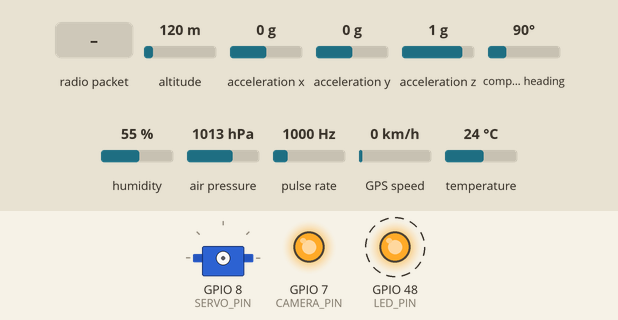
Simulated run of this program. Board: ESP32-S3. Parts: servo, output pins drawn as LEDs (lit = HIGH). Wiring (inferred from the names in the program): pulse sensor: data GPIO 4. Dashed ring = blinking. Inputs (shaded band) come from the test bench; at power-on: altitude 120 m, acceleration x 0 g, acceleration y 0 g, acceleration z 1 g, compass heading 90°, humidity 55 %, air pressure 1013 hPa, pulse rate 1000 Hz, GPS speed 0 km/h, temperature 24 °C. The GPS gets a fix after 3 s at 37.7749, -122.4194 with 8 satellites; servo pulses on a pin are drawn as a servo (544–2400 µs = 0–180°); what the program prints to the serial monitor is not drawn.

Above: at 1.2 s.
1.3 s: radio packet "e" arrives
At 3.5 s:
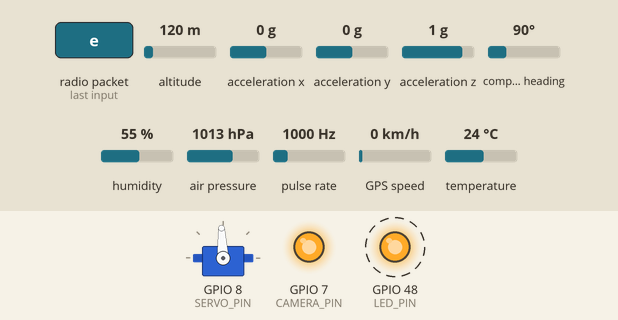
4.8 s: radio packet "c" arrives
At 5.5 s:
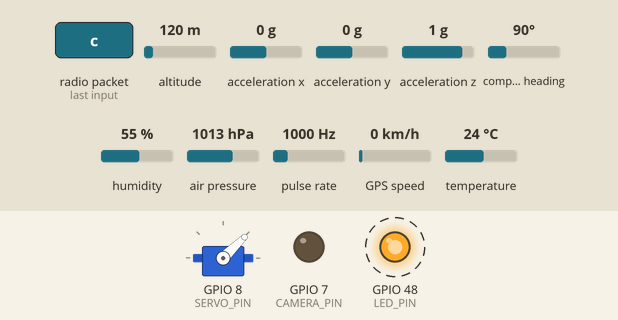
At 8.4 s:
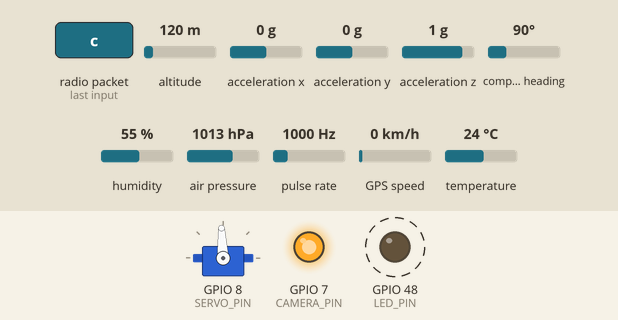
Timing chart, 0 to 22.9 s (numbered marks = the images above; inputs shaded):
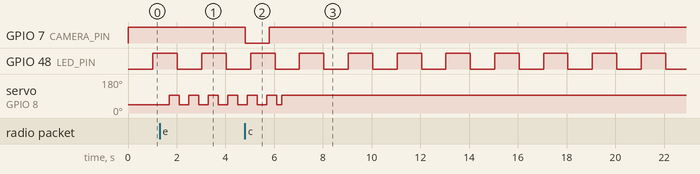

Measured:
- after the input at 1.3 s, servo on GPIO 8 (SERVO_PIN): alternates 93° for 0.40 s and 44° for 0.40 s, starting after 0.40 s
- after the input at 4.8 s, GPIO 7 (CAMERA_PIN): HIGH → LOW at once, → HIGH 1.0 s later
- by itself, GPIO 48 (LED_PIN): alternates HIGH for 1.0 s and LOW for 1.0 s

The program:

main.cpp
```cpp
#include <Arduino.h>
#include <esp_task_wdt.h>
#include <WiFi.h>

#include "config.h"
#include "telemetry.h"
#include "sensors.h"
#include "flight.h"
#include "radio_link.h"
#include "camera.h"

SemaphoreHandle_t dataMutex;
TelemetryData tData;
FlightState flightState = EN_ESPERA;

void TaskSensors(void *pvParameters) {
    esp_task_wdt_add(NULL);
    sensorsInit();

    while (1) {
        esp_task_wdt_reset();

        sensorsUpdate();
        flightUpdate();
        vTaskDelay(pdMS_TO_TICKS(100)); // 10 Hz
    }
}

void TaskLoRa(void *pvParameters) {
    // Init fuera del WDT: con el modulo ausente puede tardar varios segundos
    radioOK = radioInit();
    esp_task_wdt_add(NULL);

    uint32_t lastTx = 0;
    uint32_t lastRetry = 0;
    while (1) {
        esp_task_wdt_reset();
        radioPollCommand();

        if (!radioOK && millis() - lastRetry >= 10000) {
            lastRetry = millis();
            esp_task_wdt_delete(NULL);
            radioOK = radioInit();
            esp_task_wdt_add(NULL);
        }

        if (radioOK) {
            if (millis() - lastTx >= 1000) {
                lastTx = millis();
                radioTransmit();
            }
        } else if (millis() - lastTx >= 1000) {
            lastTx = millis();
            Serial.print("TELEMETRIA (sin LoRa): ");
            Serial.println(telemetryJson());
        }

        vTaskDelay(pdMS_TO_TICKS(10));
    }
}

void setup() {
    setCpuFrequencyMhz(160);  // 160 MHz minimo estable con WiFi/ESP-NOW
    btStop();                 // apaga Bluetooth/BLE (WiFi queda ON para ESP-NOW)

    Serial.begin(115200);

    // Margen amplio para tolerar bloqueos puntuales de LoRa/I2C (timeout en segundos)
    esp_task_wdt_init(5, true);

    dataMutex = xSemaphoreCreateMutex();

    flightInit();
    cameraInit();

    xTaskCreatePinnedToCore(TaskSensors, "Sensors", 4096, NULL, 2, NULL, 0);
    xTaskCreatePinnedToCore(TaskLoRa, "LoRaTx", 8192, NULL, 1, NULL, 1);
}

void loop() {
    cameraUpdate();
    flightServoUpdate();   // mantiene la secuencia de despliegue (no bloqueante)
    vTaskDelay(pdMS_TO_TICKS(1));
}
```

camera.cpp
```cpp
#include <Arduino.h>
#include <atomic>
#include "config.h"
#include "camera.h"

static std::atomic<bool> requested(false);
static bool active = false;
static uint32_t started = 0;

void cameraInit() {
    digitalWrite(CAMERA_PIN, !CAMERA_ACTIVE_LEVEL);
    // HIGH en drenador abierto libera el contacto; no aplica 3.3 V.
    pinMode(CAMERA_PIN, OUTPUT_OPEN_DRAIN);
}

void cameraRequest() {
    requested.store(true);
}

void cameraUpdate() {
    const uint32_t now = millis();
    // Una solicitud durante el pulso no lo prolonga ni lo repite.
    if (requested.exchange(false) && !active) {
        started = now;
        active = true;
        digitalWrite(CAMERA_PIN, CAMERA_ACTIVE_LEVEL);
    }
    if (active && uint32_t(now - started) >= CAMERA_PULSE_MS) {
        digitalWrite(CAMERA_PIN, !CAMERA_ACTIVE_LEVEL);
        active = false;
    }
}
```

camera.h
```cpp
#pragma once

void cameraInit();
void cameraRequest();
void cameraUpdate();
```

flight.cpp
```cpp
#include "config.h"
#include "telemetry.h"
#include <Arduino.h>
#include "flight.h"

// Despliegue con "sacudida" anti-atasco: al dispararse, el servo oscila 90°
// de un lado a otro durante SERVO_WIGGLE_MS y luego queda en posicion desplegada.
static bool servoDeploying = false;
static uint32_t servoDeployStart = 0;
static uint32_t servoLastToggle = 0;
static bool servoWiggleHigh = false;

void flightInit() {
    ledcSetup(SERVO_CH, SERVO_FREQ_HZ, SERVO_RESOLUTION_BITS);
    ledcWrite(SERVO_CH, SERVO_CLOSED_DUTY);
    ledcAttachPin(SERVO_PIN, SERVO_CH);
}

// No bloqueante: arranca la secuencia; flightServoUpdate() la mantiene.
static void servoStartDeploy() {
    servoDeploying = true;
    servoDeployStart = millis();
    servoLastToggle = servoDeployStart;
    servoWiggleHigh = false;
    ledcWrite(SERVO_CH, SERVO_CLOSED_DUTY);
}

void flightServoUpdate() {
    if (!servoDeploying) return;
    uint32_t now = millis();
    if (now - servoDeployStart < SERVO_WIGGLE_MS) {
        if (now - servoLastToggle >= (SERVO_WIGGLE_PERIOD_MS / 2)) {
            servoLastToggle = now;
            servoWiggleHigh = !servoWiggleHigh;
            ledcWrite(SERVO_CH, servoWiggleHigh ? SERVO_DEPLOYED_DUTY : SERVO_CLOSED_DUTY);
        }
    } else {
        servoDeploying = false;
        ledcWrite(SERVO_CH, SERVO_DEPLOYED_DUTY);   // queda desplegado
    }
}

// El llamador debe tener dataMutex: comparten esta accion ambas tareas.
static bool deployLocked() {
    if (tData.paracaidas_eyectado) return false;
    servoStartDeploy();
    tData.paracaidas_eyectado = true;
    flightState = DESACOPLE;
    return true;
}

bool flightDeploy() {
    xSemaphoreTake(dataMutex, portMAX_DELAY);
    const bool deployed = deployLocked();
    xSemaphoreGive(dataMutex);
    return deployed;
}

void flightUpdate() {
    xSemaphoreTake(dataMutex, portMAX_DELAY);

    static uint8_t cnt = 0;
    float v = tData.velZ;    // velocidad vertical barometrica (BME280): senal primaria
    float alt = tData.alt;   // altitud barometrica
    float az = tData.accZ;   // aceleracion vertical del BNO: confirmacion secundaria

    switch (flightState) {
        case EN_ESPERA:
            // Despegue: velocidad barometrica alta O aceleracion fuerte del BNO.
            cnt = (v > LAUNCH_VEL_MS || az > LAUNCH_ACC_MS2) ? cnt + 1 : 0;
            if (cnt >= 3) { flightState = ASCENSO; cnt = 0; }
            break;

        case ASCENSO:
            // Apogeo: la velocidad barometrica deja de ser positiva a altitud
            // suficiente, sostenido APOGEE_CONFIRM ciclos y sin aceleracion
            // ascendente fuerte (BNO). El barometro manda; el BNO solo confirma.
            cnt = (v <= 0.0f && alt > APOGEE_MIN_ALT_M && az < LAUNCH_ACC_MS2)
                      ? cnt + 1 : 0;
            if (cnt >= APOGEE_CONFIRM) {
                deployLocked();
                cnt = 0;
            }
            break;

        case DESACOPLE:
            // desacople/eyeccion -> descenso cuando empieza a caer
            if (v < DESCENT_VEL_MS) { flightState = DESCENSO; cnt = 0; }
            break;

        case DESCENSO:
            // aterrizaje: quieto y bajo (5 ciclos)
            cnt = (fabs(v) < LANDING_VEL_MS && alt < LANDING_ALT_M) ? cnt + 1 : 0;
            if (cnt >= 5) { flightState = ATERRIZADO; cnt = 0; }
            break;

        default:
            break;
    }

    xSemaphoreGive(dataMutex);
}
```

flight.h
```cpp
#pragma once

void flightUpdate();
void flightInit();
void flightServoUpdate();
bool flightDeploy();
```

radio_link.cpp
```cpp
#include "config.h"
#include "radio_link.h"
#include "telemetry.h"
#include <Arduino.h>
#include <WiFi.h>
#include <esp_now.h>
#include <esp_wifi.h>
#include <ArduinoJson.h>
#include "camera.h"
#include "flight.h"

bool radioOK = false;

static uint8_t broadcastMac[6] = {0xFF, 0xFF, 0xFF, 0xFF, 0xFF, 0xFF};

// Comando recibido por ESP-NOW (se procesa en radioPollCommand, fuera del callback).
static volatile bool commandReceived = false;
static volatile char commandChar = 0;

static void onDataRecv(const uint8_t *mac_addr, const uint8_t *data, int data_len) {
    (void)mac_addr;
    if (data_len == 1) {
        char c = (char)data[0];
        if (c == 'c' || c == 'e') {
            commandChar = c;
            commandReceived = true;
        }
    }
}

bool radioInit() {
    pinMode(LED_PIN, OUTPUT);
    digitalWrite(LED_PIN, LOW);

    WiFi.mode(WIFI_STA);
    WiFi.disconnect();
    esp_wifi_set_channel(ESPNOW_CHANNEL, WIFI_SECOND_CHAN_NONE);

    if (esp_now_init() != ESP_OK) {
        Serial.println("ESP-NOW init fallo");
        radioOK = false;
        return false;
    }
    esp_now_register_recv_cb(onDataRecv);

    esp_now_peer_info_t peer = {};
    memcpy(peer.peer_addr, broadcastMac, 6);
    peer.channel = ESPNOW_CHANNEL;
    peer.encrypt = false;
    if (esp_now_add_peer(&peer) != ESP_OK) {
        Serial.println("ESP-NOW add_peer fallo");
        radioOK = false;
        return false;
    }
    Serial.println("ESP-NOW inicializado.");
    radioOK = true;
    return true;
}

const char *stateName(FlightState s) {
    switch (s) {
        case EN_ESPERA:  return "ESPERA";
        case ASCENSO:    return "ASCENSO";
        case DESACOPLE:  return "DESACOPLE";
        case DESCENSO:   return "DESCENSO";
        case ATERRIZADO: return "ATERRIZADO";
    }
    return "?";
}

String telemetryJson() {
    JsonDocument doc;
    JsonArray lecturas = doc["lecturas"].to<JsonArray>();
    JsonObject item = lecturas.add<JsonObject>();
    item["id"] = "HYDRONAUTAS";

    xSemaphoreTake(dataMutex, portMAX_DELAY);
    item["pres"] = serialized(String(tData.pres, 2));
    item["temp"] = serialized(String(tData.temp, 2));
    item["hum"] = serialized(String(tData.hum, 2));
    item["lat"] = serialized(String(tData.lat, 5));
    item["long"] = serialized(String(tData.lng, 5));
    item["alt"] = serialized(String(tData.alt, 2));
    item["velZ"] = serialized(String(tData.velZ, 2));
    item["accX"] = serialized(String(tData.accX, 2));
    item["accY"] = serialized(String(tData.accY, 2));
    item["accZ"] = serialized(String(tData.accZ, 2));
    item["RPM"] = tData.rpm;
    item["deployed"] = tData.paracaidas_eyectado;
    item["state"] = stateName(flightState);
    xSemaphoreGive(dataMutex);

    String out;
    serializeJson(doc, out);
    return out;
}

void radioTransmit() {
    if (!radioOK) return;

    String jsonStr = telemetryJson();

    Serial.print("TX: ");
    Serial.println(jsonStr);
    esp_err_t r = esp_now_send(broadcastMac, (uint8_t*)jsonStr.c_str(), jsonStr.length());
    digitalWrite(LED_PIN, !digitalRead(LED_PIN));

    if (r != ESP_OK) {
        Serial.printf("TX fallo: %d\n", r);
    }
}

void radioPollCommand() {
    if (!radioOK || !commandReceived) return;
    commandReceived = false;
    char command = commandChar;
    if (command == 'c') {
        cameraRequest();
        Serial.println("Camara: pulso solicitado (1 segundo)");
        radioSendAck("ACK:c");
    } else if (command == 'e') {
        Serial.println(flightDeploy() ? "Servo: despliegue solicitado por ESP-NOW"
                                     : "Servo: ya desplegado, comando ignorado");
        radioSendAck("ACK:e");
    }
}

void radioSendAck(const char *msg) {
    if (!radioOK) return;
    esp_now_send(broadcastMac, (uint8_t*)msg, strlen(msg));
}
```

radio_link.h
```cpp
#pragma once

#include <Arduino.h>

extern bool radioOK;
bool radioInit();
void radioTransmit();
void radioPollCommand();
String telemetryJson();
void radioSendAck(const char *msg);
```

sensors.h
```cpp
#pragma once

void sensorsInit();
void sensorsUpdate();
```

telemetry.h
```cpp
#pragma once

#include <freertos/FreeRTOS.h>
#include <freertos/semphr.h>

enum FlightState { EN_ESPERA, ASCENSO, DESACOPLE, DESCENSO, ATERRIZADO };

struct TelemetryData {
    float pres = 0;
    float temp = 0;
    float hum = 0;
    float lat = 0;
    float lng = 0;
    float alt = 0;
    float accX = 0;
    float accY = 0;
    float accZ = 0;
    uint32_t rpm = 0;
    float velZ = 0;
    bool paracaidas_eyectado = false;
};

extern SemaphoreHandle_t dataMutex;
extern TelemetryData tData;
extern FlightState flightState;
```

config.h
```cpp
#pragma once

#define I2C_SDA 6
#define I2C_SCL 5

#define LORA_SCK  12
#define LORA_MISO 13
#define LORA_MOSI 11
#define LORA_CS   9
#define LORA_RST  1
#define LORA_DIO1 3
#define LORA_BUSY 2

#define GPS_TX_PIN 43
#define GPS_RX_PIN 44

#define CAMERA_PIN 7
// Boton activo a GND: drenador abierto, LOW pulsa y HIGH libera.
#define CAMERA_ACTIVE_LEVEL LOW
#define CAMERA_PULSE_MS 1000
#define SERVO_CH  0
#define SERVO_PIN 8
#define SERVO_FREQ_HZ 50
#define SERVO_RESOLUTION_BITS 10
// 10 bits @ 50 Hz: 51 ~= 1.0 ms (0°), 77 ~= 1.5 ms (90°), 102 ~= 2.0 ms (180°).
// Al desplegar, el servo oscila 90° de un lado a otro (anti-atasco) durante 5 s.
#define SERVO_CLOSED_DUTY 51      // reposo
#define SERVO_DEPLOYED_DUTY 77    // desplegado (90° respecto del reposo)
#define SERVO_WIGGLE_MS 5000      // duracion de la sacudida
#define SERVO_WIGGLE_PERIOD_MS 800 // ciclo completo sube+baja
#define RPM_PIN   4

#define LED_PIN 48

// ESP-NOW (reemplaza LoRa): telemetria por broadcast JSON + comandos 'c'/'e' de 1 byte.
#define ESPNOW_CHANNEL 1

#define LORA_FREQ     915.0
#define LORA_BW       125.0
#define LORA_SF       7
#define LORA_CR       7
#define LORA_SYNCWORD 0x12
#define LORA_PWR      14
#define LORA_PREAMBLE 8

// Deteccion de vuelo (ajustar en banco con datos reales)
#define LAUNCH_VEL_MS     5.0f    // velocidad vertical (baro) para declarar despegue
#define LAUNCH_ACC_MS2    15.0f   // aceleracion vertical (BNO) alternativa para despegue
#define APOGEE_MIN_ALT_M  30.0f   // altitud minima para declarar apogee
#define APOGEE_CONFIRM    4       // ciclos consecutivos confirmando apogee
#define DESCENT_VEL_MS    -1.0f   // velocidad para pasar a DESCENSO
#define LANDING_VEL_MS    0.5f    // velocidad "quieto" para aterrizaje
#define LANDING_ALT_M     5.0f    // altitud "bajo" para aterrizaje
```

Source omitted: sensors.cpp (8740 bytes)
